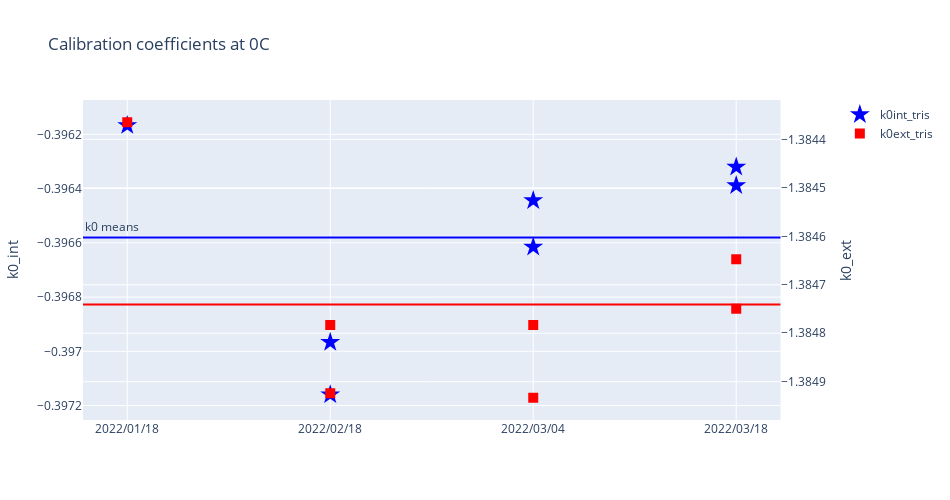

Notebook code for this chart:
### Code cell
# SeapHOx calibration from automated tris measurements
pHtris = pHtris_from_T.pHtris_from_T(caldf.SBEtemp, S=35)
k0int_tris = k0int_from_Vint_pHcal.k0int_from_Vint_pHcal(caldf.vint, pHtris, caldf.SBEtemp)
k0ext_tris = k0ext_from_Vext_pHcal.k0ext_from_Vext_pHcal(caldf.vext, pHtris, caldf.SBEtemp, calsal=35)

# tank calib, and first 2 calibrations
k0int_tris_before = pd.Series([-0.3961671, -0.3971597, -0.3969670])
k0int_tris_all = k0int_tris_before.append(k0int_tris,ignore_index=True)
k0ext_tris_before = pd.Series([-1.3843647, -1.3849238,  -1.3847827])
k0ext_tris_all = k0ext_tris_before.append(k0ext_tris,ignore_index=True)
tris_date_before = pd.Series(['2022/01/18','2022/02/18','2022/02/18'])
tris_date_all = tris_date_before.append(caldf.date,ignore_index=True)

caldatetime = list(caldf['date'] + ' ' + caldf['time']) # combine date and time to use for plots
dfk0 = pd.DataFrame({'caldate':tris_date_all,'k0int_tris':k0int_tris_all, 'k0ext_tris':k0ext_tris_all})
print(dfk0)
k0int_mean = dfk0.mean(axis=0)[0]
k0ext_mean = dfk0.mean(axis=0)[1]
print('k0int_mean = ',k0int_mean)
print('k0ext_mean = ',k0ext_mean)

fig = make_subplots(specs=[[{"secondary_y": True}]])
fig.add_trace(go.Scatter(x=dfk0.caldate, y=dfk0.k0int_tris,mode='markers',name='k0int_tris',marker_symbol='star',marker_size=15,marker_color='blue'),secondary_y=False)
fig.add_trace(go.Scatter(x=dfk0.caldate, y=dfk0.k0ext_tris,mode='markers',name='k0ext_tris',marker_symbol='square',marker_size=10,marker_color='red'),secondary_y=True)
fig.add_hline(y=k0int_mean,secondary_y=False,name='k0int_mean',line_color='blue',annotation_text="k0 means",annotation_position="top left") # mean k0int for all calibrations
fig.add_hline(y=k0ext_mean,secondary_y=True,name='k0int_mean',line_color='red') # mean k0ext for all calibrations
fig.update_layout(height=500, width=950,title_text='Calibration coefficients at 0C')
fig['layout']['yaxis']['title']='k0_int'
fig['layout']['yaxis2']['title']='k0_ext'
fig.show()

### Figure 1 — Plotly figure (JSON) as saved in the notebook; plotly's stock layout.template omitted (floating-point values rounded to 4 significant figures)
{"data": [{"marker": {"color": "blue", "size": 15, "symbol": "star"}, "mode": "markers", "name": "k0int_tris", "text": "text", "textposition": "top center", "type": "scatter", "x": ["2022/01/18", "2022/02/18", "2022/02/18", "2022/03/04", "2022/03/04", "2022/03/18", "2022/03/18"], "xaxis": "x", "y": [-0.3962, -0.3972, -0.397, -0.3966, -0.3964, -0.3964, -0.3963], "yaxis": "y"}, {"marker": {"color": "red", "size": 10, "symbol": "square"}, "mode": "markers", "name": "k0ext_tris", "type": "scatter", "x": ["2022/01/18", "2022/02/18", "2022/02/18", "2022/03/04", "2022/03/04", "2022/03/18", "2022/03/18"], "xaxis": "x", "y": [-1.384, -1.385, -1.385, -1.385, -1.385, -1.385, -1.385], "yaxis": "y2"}], "layout": {"annotations": [{"showarrow": false, "text": "k0 means", "x": 0, "xanchor": "left", "xref": "x domain", "y": -0.3966, "yanchor": "bottom", "yref": "y"}], "height": 500, "shapes": [{"line": {"color": "blue"}, "name": "k0int_mean", "type": "line", "x0": 0, "x1": 1, "xref": "x domain", "y0": -0.3966, "y1": -0.3966, "yref": "y"}, {"line": {"color": "red"}, "name": "k0int_mean", "type": "line", "x0": 0, "x1": 1, "xref": "x domain", "y0": -1.385, "y1": -1.385, "yref": "y2"}], "title": {"text": "Calibration coefficients at 0C"}, "width": 950, "xaxis": {"anchor": "y", "domain": [0, 0.94]}, "yaxis": {"anchor": "x", "domain": [0, 1], "title": {"text": "k0_int"}}, "yaxis2": {"anchor": "x", "overlaying": "y", "side": "right", "title": {"text": "k0_ext"}}}}
